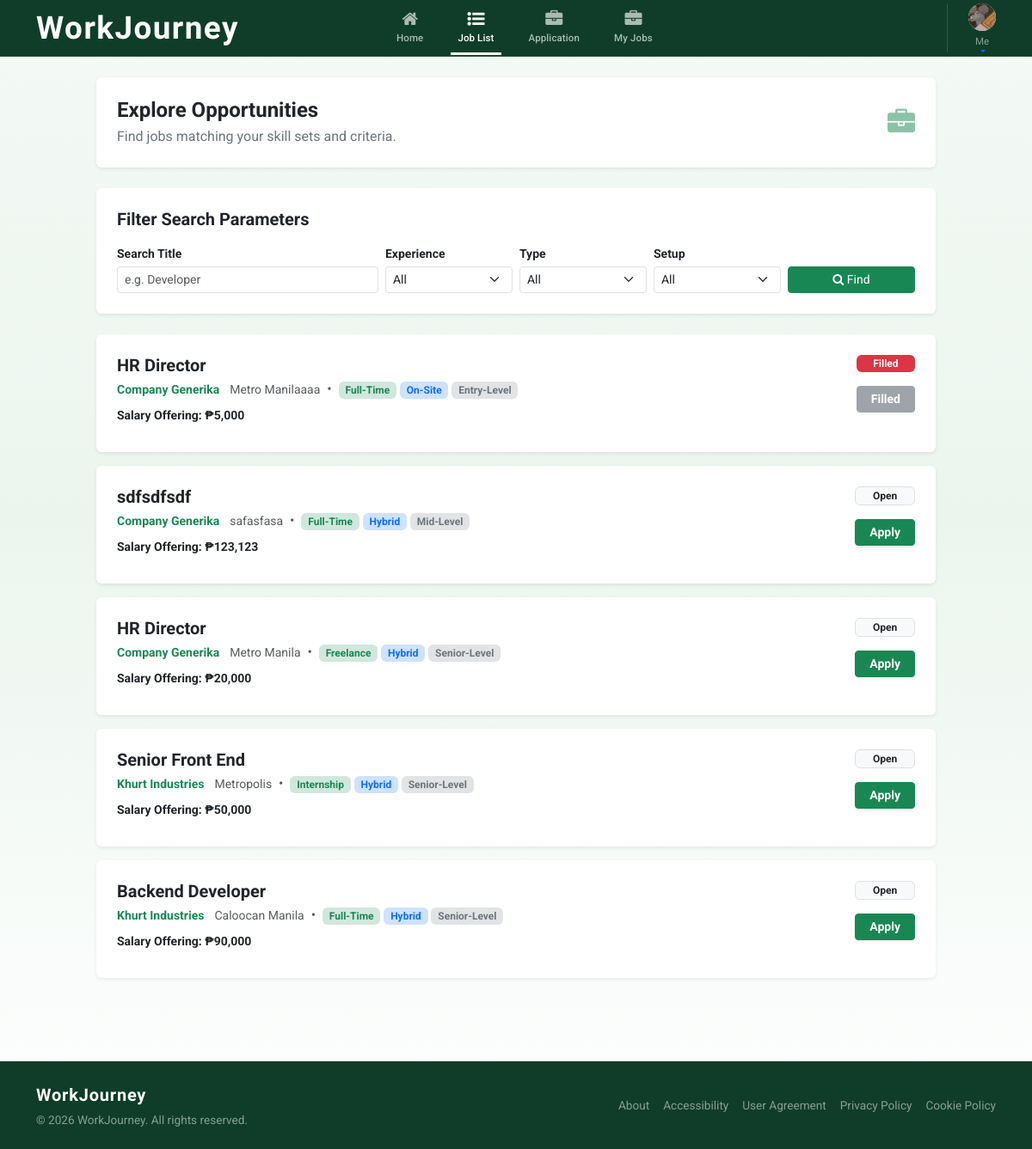
Screenshot of /pages/job-list.php (signed in) with the database file from the repository.
### tables this page shows
CREATE TABLE `users` (
  `UserID` int(11) NOT NULL,
  `FullName` varchar(100) NOT NULL,
  `Email` varchar(150) NOT NULL,
  `Password` varchar(255) NOT NULL,
  `Usertype` varchar(255) NOT NULL,
  `Location` varchar(200) DEFAULT NULL,
  `JobTitle` varchar(100) DEFAULT NULL,
  `CompanyName` varchar(255) DEFAULT NULL,
  `ContactNumber` varchar(20) DEFAULT NULL,
  `ProfileImagePath` varchar(255) DEFAULT NULL
);

CREATE TABLE `jobs` (
  `JobID` int(11) NOT NULL,
  `EmployerID` int(11) NOT NULL,
  `JobTitle` varchar(255) NOT NULL,
  `Description` text NOT NULL,
  `JobType` enum('Full-Time','Part-Time','Contract','Internship','Freelance') NOT NULL,
  `WorkSetup` enum('On-Site','Remote','Hybrid') NOT NULL,
  `ExperienceLevel` varchar(50) DEFAULT NULL,
  `Location` varchar(255) DEFAULT NULL,
  `PostedDate` timestamp NOT NULL DEFAULT current_timestamp(),
  `Salary` varchar(255) DEFAULT NULL,
  `Status` varchar(20) DEFAULT 'Open',
  `MaxApplicants` int(11) DEFAULT 1
);

### classes/UserClass.php (called while the page is built, shortened)
<?php
class UserClass
{
    private static $databaseName = "jobdb";
    private static $conn = null;
    private static function getDb()
    {
        if (self::$conn === null) {
            self::$conn = new mysqli("localhost", "root", "", self::$databaseName);
        }
        return self::$conn;
    }
    public static function getUserById($id)
    {
        $conn = self::getDb();
        $stmt = $conn->prepare("SELECT UserID, FullName, Email, JobTitle, Location, ContactNumber, ProfileImagePath, Usertype, CompanyName FROM users WHERE UserID = ? LIMIT 1");
        $stmt->bind_param("i", $id);
        $stmt->execute();
        $user = $stmt->get_result()->fetch_assoc();
        if ($user) {
            $user['DisplaySubtext'] = ($user['Usertype'] === 'employer')
                ? ($user['CompanyName'] ?? $user['JobTitle'])
                : ($user['JobTitle'] ?? '');
        }
        return $user;
    }
}

### classes/JobClass.php (called while the page is built, shortened)
<?php
class JobClass {
    private static function connect() {
        $conn = new mysqli("localhost", "root", "", "jobdb");
        return $conn;
    }
    public static function getJobs($filters = []) {
        $conn = self::connect();
        $sql = "SELECT j.JobID, j.JobTitle, j.JobType, j.WorkSetup, j.ExperienceLevel, j.Location, j.PostedDate, j.Salary, j.Status, j.MaxApplicants, u.FullName, u.CompanyName, (SELECT COUNT(*) FROM applications a WHERE a.JobID = j.JobID) AS ApplicantCount, (SELECT COUNT(*) FROM applications a WHERE a.JobID = j.JobID AND a.Status = 'Accepted') AS AcceptedCount FROM jobs j LEFT JOIN users u ON j.EmployerID = u.UserID WHERE 1=1";
        $sql .= " ORDER BY j.PostedDate DESC";
        $stmt = $conn->prepare($sql);
        $stmt->execute();
        $result = $stmt->get_result();
        $jobs = [];
        while ($row = $result->fetch_assoc()) {
            if ($row['AcceptedCount'] >= $row['MaxApplicants']) {
                $row['Status'] = 'Filled';
            }
            $jobs[] = $row;
        }
        return $jobs;
    }
}

### classes/ApplicationClass.php (called while the page is built, shortened)
<?php
class ApplicationClass
{
    private static function getConnection(): mysqli
    {
        $conn = new mysqli("localhost", "root", "", "jobdb");
        return $conn;
    }
    public static function hasApplied(int $jobId, int $applicantId): bool
    {
        $conn = self::getConnection();
        $stmt = $conn->prepare("SELECT ApplicationID FROM applications WHERE JobID = ? AND ApplicantID = ? AND Status != 'Rejected' LIMIT 1");
        $stmt->bind_param("ii", $jobId, $applicantId);
        $stmt->execute();
        $exists = $stmt->get_result()->fetch_assoc() !== null;
        return $exists;
    }
}

### pages/job-list.php (the view, shortened to what this page needs)
<?php
require_once '../classes/UserClass.php';
require_once '../classes/JobClass.php';
require_once '../classes/ApplicationClass.php';
$user = UserClass::getUserById($_SESSION['user_id']);
$initials = !empty($user['FullName']) ? strtoupper(substr(trim($user['FullName']), 0, 2)) : 'AR';
$jobSearch      = $_GET['job_search'] ?? '';
$expFilter      = $_GET['exp_filter'] ?? '';
$typeFilter     = $_GET['type_filter'] ?? '';
$setupFilter    = $_GET['setup_filter'] ?? '';
$filters = [
    'search' => $jobSearch,
    'type'   => $typeFilter,
    'setup'  => $setupFilter,
    'exp'    => $expFilter
];
$allJobs = JobClass::getJobs($filters);
$limit = 10;
$currentPage = isset($_GET['page']) ? (int)$_GET['page'] : 1;
$offset = ($currentPage - 1) * $limit;
$jobsList = array_slice($allJobs, $offset, $limit);
?>
<!DOCTYPE html>
<html lang="en">
<head>
    <link href="https://cdn.jsdelivr.net/npm/bootstrap@5.3.3/dist/css/bootstrap.min.css" rel="stylesheet" />
    <link rel="stylesheet" type="text/css" href="https://cdnjs.cloudflare.com/ajax/libs/font-awesome/4.7.0/css/font-awesome.min.css">
    <link href="styles.css" rel="stylesheet" />
</head>
<body class="home-page-body">
    <nav class="navbar navbar-expand-lg bg-green border-bottom sticky-top py-0">
    <div class="container">
      <div class="d-flex align-items-center gap-2 my-2 my-lg-0 flex-grow-1 flex-lg-grow-0">
        <a class="navbar-brand jobful-title text-white m-0 pe-2 text-decoration-none" href="home.php">WorkJourney</a>
      </div>
      <div class="collapse navbar-collapse" id="navbarNav">
        <ul class="navbar-nav mx-auto align-items-center column-nav gap-0 gap-lg-4 py-2 py-lg-0">
          <li class="nav-item">
            <a class="nav-link d-flex flex-column align-items-center text-center" href="home.php">
              <i class="fa fa-home fs-5 mb-1"></i>
              <span class="nav-label">Home</span>
            </a>
          </li>
          <li class="nav-item">
            <a class="nav-link d-flex flex-column align-items-center text-center active" href="job-list.php">
              <i class="fa fa-list-ul fs-5 mb-1"></i>
              <span class="nav-label">Job List</span>
            </a>
          </li>
          <?php if (isset($user['Usertype']) && strtolower($user['Usertype']) !== 'employer'): ?>
    <li class="nav-item">
        <a class="nav-link d-flex flex-column align-items-center text-center" href="jobs.php">
            <i class="fa fa-briefcase fs-5 mb-1"></i>
            <span class="nav-label">Application</span>
        </a>
    </li>
<?php endif; ?>
<?php if (isset($user['Usertype']) && strtolower($user['Usertype']) !== 'employer'): ?>
    <li class="nav-item">
        <a class="nav-link d-flex flex-column align-items-center text-center" href="my-jobs.php">
            <i class="fa fa-briefcase fs-5 mb-1"></i>
            <span class="nav-label">My Jobs</span>
        </a>
    </li>
<?php endif; ?>
        </ul>
        <div class="navbar-nav ms-auto align-items-center border-start-lg ps-lg-4 py-2 py-lg-0">
          <div class="dropdown">
            <a class="d-flex flex-column align-items-center text-center text-decoration-none dropdown-toggle nav-link-profile" href="#" role="button" data-bs-toggle="dropdown" aria-expanded="false">
              <div class="avatar-sm mb-1 d-flex align-items-center justify-content-center overflow-hidden" style="width: 32px; height: 32px; border-radius: 50%; background: #eee;">
                <?php if (!empty($user['ProfileImagePath']) && file_exists("../uploads/profile_img/" . $user['ProfileImagePath'])): ?>
                  <img src="../uploads/profile_img/<?= htmlspecialchars($user['ProfileImagePath']) ?>" style="width:100%; height:100%; object-fit:cover;">
                <?php else: ?>
                  <span class="text-secondary fw-bold small"><?= $initials ?></span>
                <?php endif; ?>
              </div>
              <span class="nav-label text-white-50">Me</span>
            </a>
          </div>
        </div>
      </div>
    </div>
  </nav>
    <main class="page-shell">
        <div class="container py-4" style="max-width: 1000px;">
            <div class="card p-4 mb-4 border-0 shadow-sm">
                <div class="d-flex align-items-center justify-content-between">
                    <div>
                        <h2 class="h4 mb-1 fw-bold">Explore Opportunities</h2>
                        <p class="text-secondary mb-0">Find jobs matching your skill sets and criteria.</p>
                    </div>
                    <i class="fa fa-briefcase fs-2 text-success opacity-50"></i>
                </div>
            </div>
            <div class="card p-4 mb-4 border-0 shadow-sm">
                <h5 class="fw-bold mb-3">Filter Search Parameters</h5>
                <form method="GET" action="job-list.php" class="row g-2 align-items-end">
                    <div class="col-md-4">
                        <label class="form-label small fw-bold mb-1">Search Title</label>
                        <input type="text" name="job_search" class="form-control form-control-sm" placeholder="e.g. Developer" value="<?= htmlspecialchars($jobSearch) ?>">
                    </div>
                    <div class="col-md-2">
                        <label class="form-label small fw-bold mb-1">Experience</label>
                        <select name="exp_filter" class="form-select form-select-sm">
                            <option value="">All</option>
                        </select>
                    </div>
                    <div class="col-md-2">
                        <label class="form-label small fw-bold mb-1">Type</label>
                        <select name="type_filter" class="form-select form-select-sm">
                            <option value="">All</option>
                        </select>
                    </div>
                    <div class="col-md-2">
                        <label class="form-label small fw-bold mb-1">Setup</label>
                        <select name="setup_filter" class="form-select form-select-sm">
                            <option value="">All</option>
                        </select>
                    </div>
                    <div class="col-md-2 d-flex gap-1">
                        <button type="submit" class="btn btn-sm btn-success w-100"><i class="fa fa-search"></i> Find</button>
                    </div>
                </form>
            </div>
            <div class="d-flex flex-column gap-3 mb-4">
                <?php
                if (!empty($jobsList)):
                    foreach ($jobsList as $job):
                        $isFilled = ($job['Status'] === 'Filled');
                        $badgeStatusClass = $isFilled ? 'bg-danger text-white' : 'bg-light text-dark border';
                        $hasApplied = ApplicationClass::hasApplied($job['JobID'], $_SESSION['user_id']);
                        $isEmployer = (isset($user['Usertype']) && strtolower($user['Usertype']) === 'employer');
                ?>
                    <div class="card shadow-sm border-0 p-4 bg-white">
                        <div class="d-flex justify-content-between align-items-start">
                            <div class="flex-grow-1">
                                <h5 class="fw-bold mb-1 text-dark"><?= htmlspecialchars($job['JobTitle']) ?></h5>
                                <div class="mb-2">
                                    <span class="text-success small fw-bold me-2"><?= htmlspecialchars($job['CompanyName'] ?? 'WorkJourney Partner') ?></span>
                                    <span class="text-muted small"><?= htmlspecialchars($job['Location']) ?></span>
                                    <span class="mx-1 text-muted">•</span>
                                    <span class="badge bg-success-subtle text-success small"><?= htmlspecialchars($job['JobType']) ?></span>
                                    <span class="badge bg-primary-subtle text-primary small"><?= htmlspecialchars($job['WorkSetup']) ?></span>
                                    <span class="badge bg-secondary-subtle text-secondary small"><?= htmlspecialchars($job['ExperienceLevel']) ?></span>
                                </div>
                                <div class="fw-bold text-dark mb-2 small">Salary Offering: ₱<?= htmlspecialchars(number_format((float)$job['Salary'])) ?></div>
                            </div>
                            <div class="text-end ms-3 flex-shrink-0">
                                <span class="badge <?= $badgeStatusClass ?> mb-3 d-block py-1 px-2"><?= htmlspecialchars($job['Status']) ?></span>
                                <?php if ($isFilled): ?>
                                    <button class="btn btn-sm btn-secondary px-3 fw-bold shadow-sm" disabled>Filled</button>
                                <?php elseif ($isEmployer): ?>
                                    <button class="btn btn-sm btn-secondary px-3 fw-bold shadow-sm" disabled title="Employers cannot apply for jobs">Apply</button>
                                <?php elseif ($hasApplied): ?>
                                    <button class="btn btn-sm btn-outline-success px-3 fw-bold shadow-sm" disabled>Applied</button>
                                <?php else: ?>
                                    <button type="button"
                                            class="btn btn-sm btn-success px-3 fw-bold shadow-sm"
                                            data-bs-toggle="modal"
                                            data-bs-target="#applyJobModal"
                                            data-jobid="<?= $job['JobID'] ?>"
                                            data-jobtitle="<?= htmlspecialchars($job['JobTitle']) ?>"
                                            data-company="<?= htmlspecialchars($job['CompanyName'] ?? 'WorkJourney Partner') ?>">
                                        Apply
                                    </button>
                                <?php endif; ?>
                            </div>
                        </div>
                    </div>
                <?php
                    endforeach;
                endif; ?>
            </div>
        </div>
    </main>
    <footer class="footer-custom mt-5 border-top bg-green text-white">
        <div class="container py-4">
            <div class="row align-items-center justify-content-between g-3">
                <div class="col-md-4 text-center text-md-start">
                    <span class="jobful-title text-white fs-5 fw-bold text-decoration-none">WorkJourney</span>
                    <p class="small-note text-white-50 mb-0 mt-1">&copy; 2026 WorkJourney. All rights reserved.</p>
                </div>
                <div class="col-md-5">
                    <ul class="list-unstyled d-flex flex-wrap justify-content-center justify-content-md-end gap-3 mb-0 small-note">
                        <li><a href="#" class="text-white-50 text-decoration-none footer-link">About</a></li>
                        <li><a href="#" class="text-white-50 text-decoration-none footer-link">Accessibility</a></li>
                        <li><a href="#" class="text-white-50 text-decoration-none footer-link">User Agreement</a></li>
                        <li><a href="#" class="text-white-50 text-decoration-none footer-link">Privacy Policy</a></li>
                        <li><a href="#" class="text-white-50 text-decoration-none footer-link">Cookie Policy</a></li>
                    </ul>
                </div>
            </div>
        </div>
    </footer>
</body>
</html>

### rows the page displays
users: ProfileImagePath (picture)
jobs: JobTitle "HR Director", users.CompanyName "Company Generika", Location "Metro Manilaaaa", JobType "Full-Time", WorkSetup "On-Site", ExperienceLevel "Entry-Level", Salary "5,000", Status "Filled"
jobs: JobTitle "sdfsdfsdf", users.CompanyName "Company Generika", Location "safasfasa", JobType "Full-Time", WorkSetup "Hybrid", ExperienceLevel "Mid-Level", Salary "123,123", Status "Open"
jobs: JobTitle "HR Director", users.CompanyName "Company Generika", Location "Metro Manila", JobType "Freelance", WorkSetup "Hybrid", ExperienceLevel "Senior-Level", Salary "20,000", Status "Open"
jobs: JobTitle "Senior Front End", users.CompanyName "Khurt Industries", Location "Metropolis", JobType "Internship", WorkSetup "Hybrid", ExperienceLevel "Senior-Level", Salary "50,000", Status "Open"
jobs: JobTitle "Backend Developer", users.CompanyName "Khurt Industries", Location "Caloocan Manila", JobType "Full-Time", WorkSetup "Hybrid", ExperienceLevel "Senior-Level", Salary "90,000", Status "Open"
